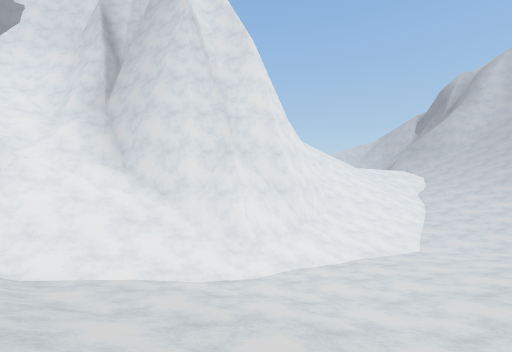
view 1 (above)

13 first-person views from a walk through a scene from a Unity 3-D project. The camera is 1.2 m above the floor, looks level and sees 90° across. The floor is counted in squares, 2 m on a side. Each view is taken from the middle of a square. On the plan, view 1 faces up. The plan holds only what a view shows up to about 9 squares ahead; the rest is blank. The place goes on beyond the plan. Surface patterns are stand-ins for the level's own textures.

view 2
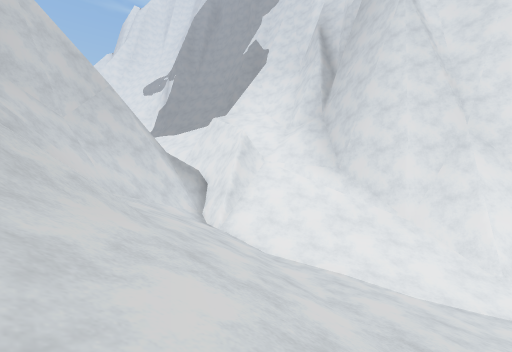

view 3
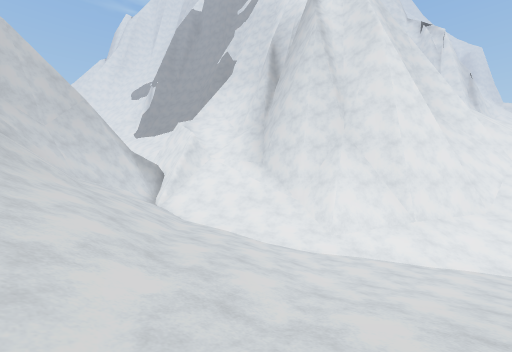

view 4
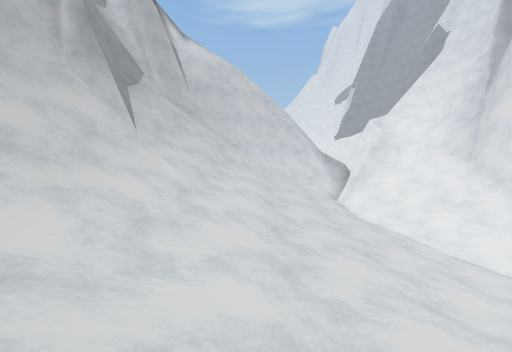

view 5
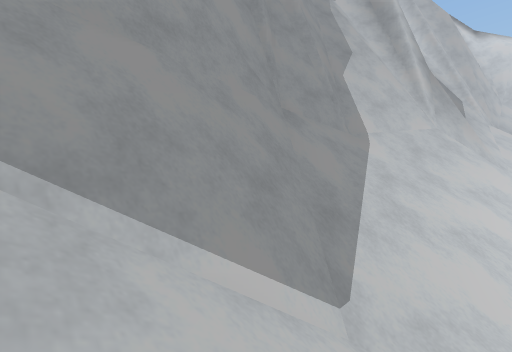

view 6
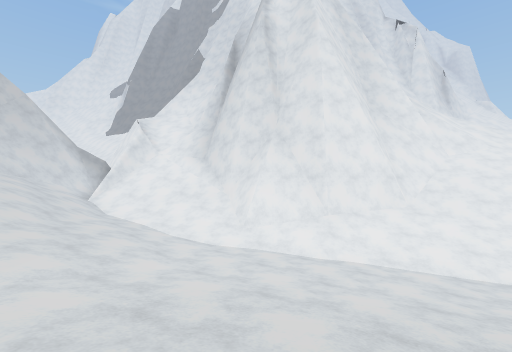

view 7
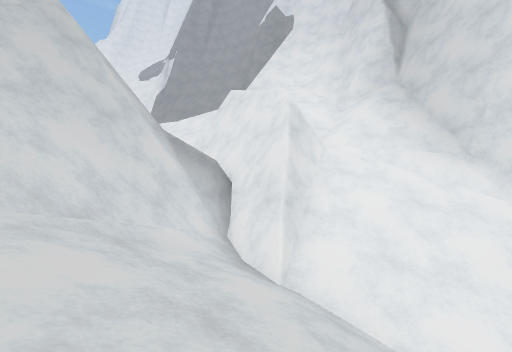

view 8
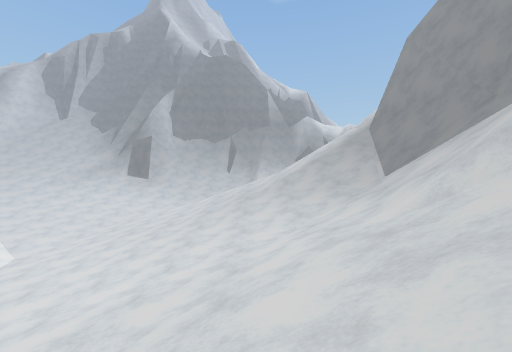

view 9
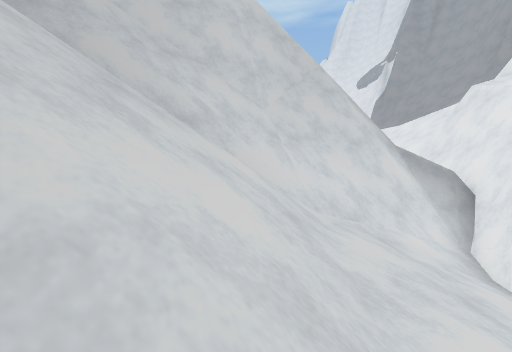

view 10
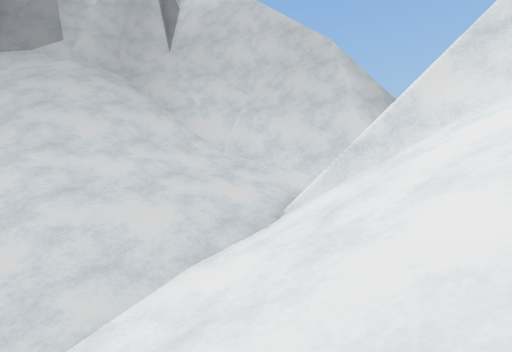

view 11
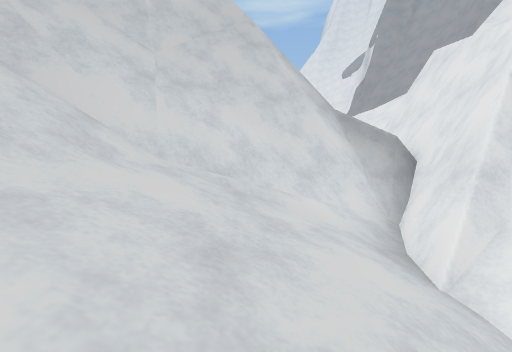

view 12
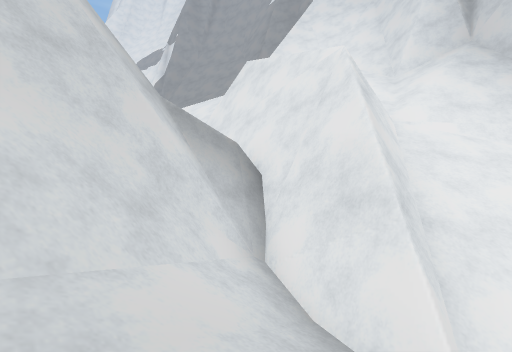

view 13
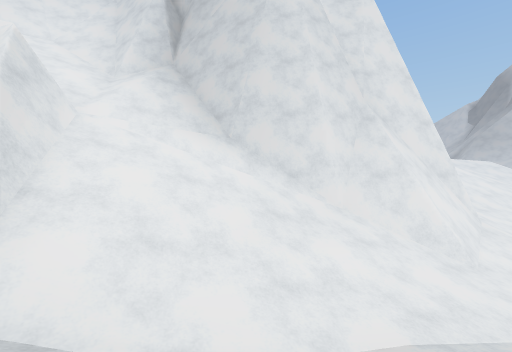

### Floor plan
Key: @ floor where view 1 was taken; # wall or solid block; . main floor; : floor 0.75 m higher than the main floor; - floor 0.75 m lower than the main floor; _ floor 1.5 m lower than the main floor; + floor 1.75 m higher than the main floor; / step, stairs or slope; = window, fence, low wall or low ledge; ^ raised ledge.
Columns run from 13 left of view 1 to 6 right of it. Each row starts with its distance up from view 1.
 13                  ///
 12  ^##^^^^        #///
 11 ##==####^      #////
 10  = ===###^    ^#////
  9  =  =# =#^##^^#///__
  8  =####//////##//----
  7    ###////////-----.
  6    ####/////.-......
  5    ^###//...........
  4    ^^#/////::.....::
  3     ^#//////::::::+/
  2      ##///////++++//
  1      ^#////////++///
  0      ^#//////@//////
 -1       #/////////////
 -2       ##////////////
 -3        #^####///////
 -4             ^##//###
 -5                ^^###
 -6                    #

Positions as (right, up) in squares from view 1, and headings:
1: (0, 0), facing up
2: (0, 0), facing up-left
3: (4, 0), facing up-left
4: (5, 1), facing left
5: (6, -2), facing down-left
6: (6, 2), facing up-left
7: (-4, 2), facing up-left
8: (-3, 1), facing right
9: (-3, 1), facing left
10: (-3, 7), facing down-left
11: (-4, 3), facing left
12: (-6, 3), facing up-left
13: (-4, 3), facing up
